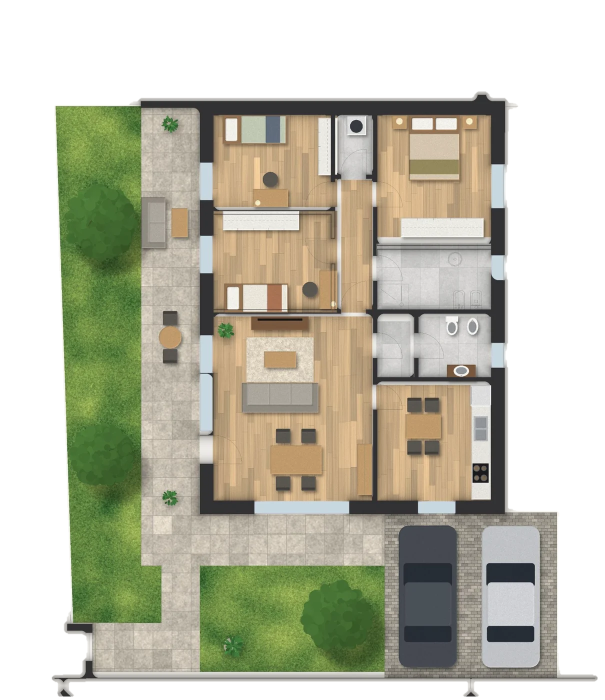
#> input picture images/3d/app-a-cut.webp, 1209 x 1400 px, found by its file name (shown at 1/2 size); its folder holds only this picture in this run
$ python stanze_3d.py
#> lines starting #> are read from the running program, lines starting #| are printed output that depends on the picture; after the words box and inside, x2 and y2 are one past the last pixel; in counts of white or black regions, pixels touching at a corner belong together
"""Stanze dalle tavole: zone interne separate dai muri, con il punto più lontano dai muri
(dove mettere la telecamera) e un nome dedotto dagli arredi. Uscita: images/3d/<unità>-stanze.json"""
import json, numpy as np
from PIL import Image
from scipy import ndimage as nd

OUT = 'images/3d/'
for u in ['app-a', 'app-b', 'attico', 'villa-c']:
    cut = np.asarray(Image.open(OUT + f'{u}-cut.webp').convert('RGBA')).astype(float)
    rgb, a = cut[..., :3], cut[..., 3] / 255
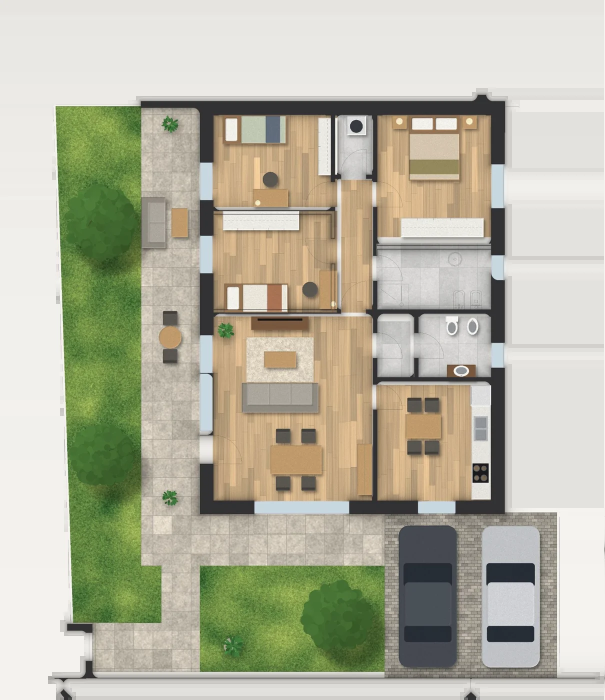
#> rgb: shape (1400, 1209, 3) float64 (shown at 1/2 size); mean R, G, B 182.1, 181.2, 161.9
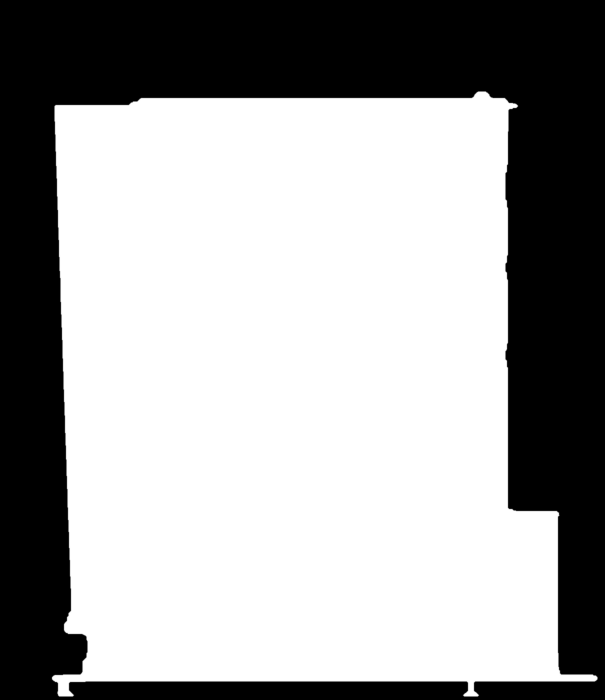
#> a: shape (1400, 1209) float64 (shown at 1/2 size); min 0, max 1, mean 0.632
    keep = a > .5
#> keep: shape (1400, 1209) bool; 63.2% white; 1 black region, box (x1, y1, x2, y2) and area: (0, 0, 1209, 1400) 622600
#> (the run stopped early here; a loop or call above may not have finished)
